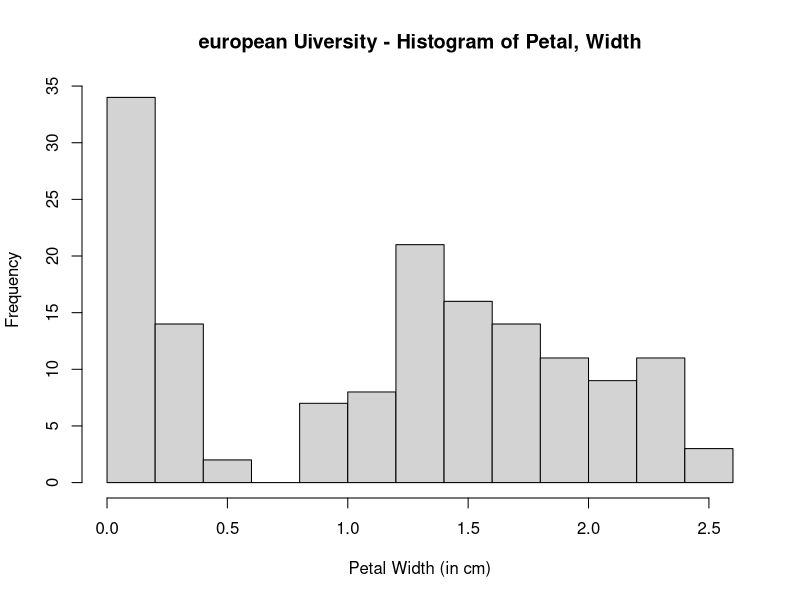

Recreate this plot in R.


# file: djfd
#Project: bdfojfnd
#wrangling and visualizing data

# Install and load  packages #################################

#load packages
library(datasets) #importing datasets

#LOAD AND PREPARE DATA ################################
?iris #help about iris datasets
df <- iris #create a var called df and assign iris dataset
head(df) #print first elements
df

# ANALYZE DATA ############################
hist(df$Petal.Width,
     main="european Uiversity - Histogram of Petal, Width",
     xlab="Petal Width (in cm)")

# EXERCISE (Petal Lenght) and (Species)

# CLEAN UP ###########################

# Clear enviroments
rm(list = ls())

# Clear packages
detach("package:datasets", unload=TRUE) #for base

# Clear plots
graphics.off() #clear plots, closes all graphic devices

#clear console
cat("\014") # ctrl+L

#iufhohhcuo
head(df)